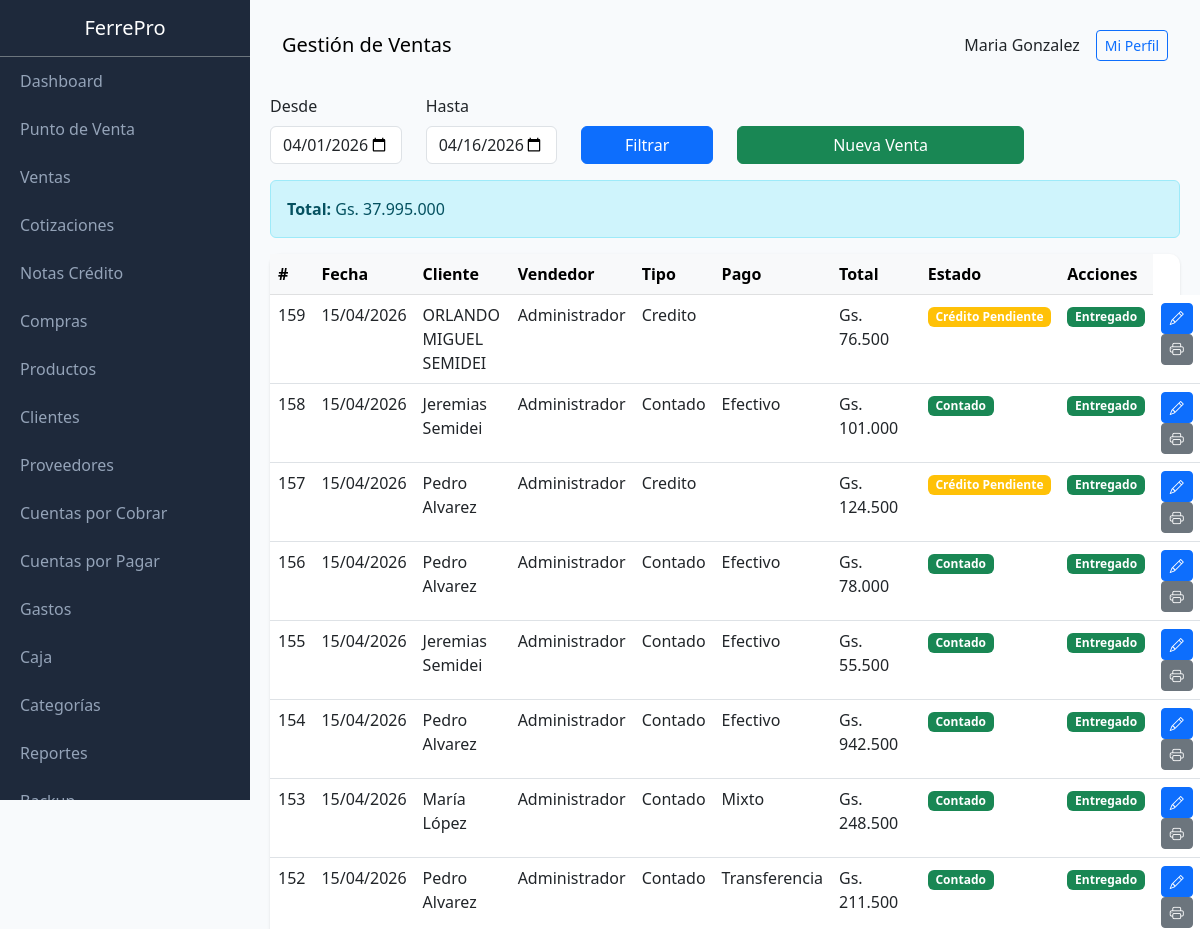
The page /public/index.php?page=sales (signed in, upper part) on the database as committed earlier.
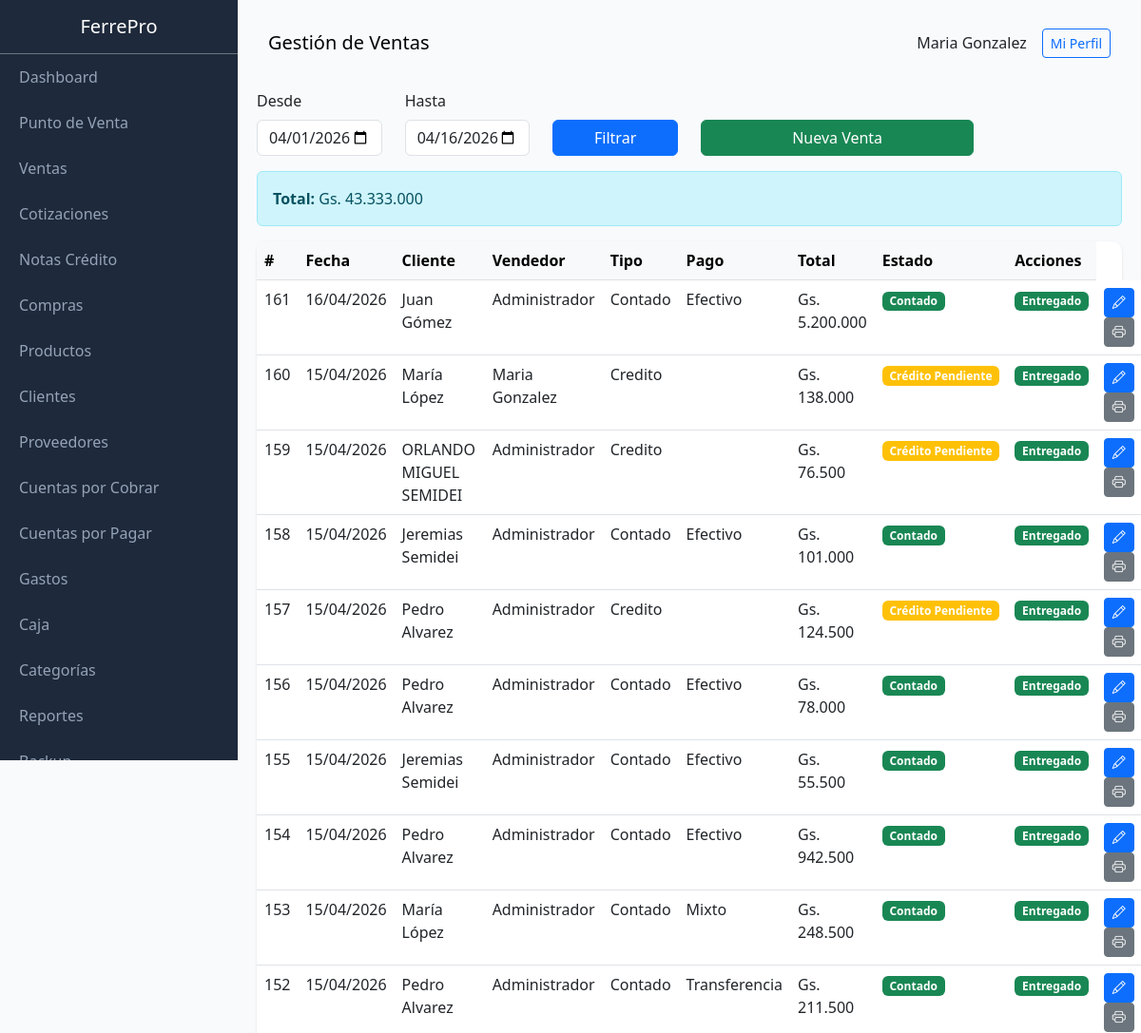
The same page on the database as committed later.
### tables this page shows
CREATE TABLE users (
                id INTEGER PRIMARY KEY AUTOINCREMENT,
                name TEXT NOT NULL,
                email TEXT UNIQUE,
                password TEXT NOT NULL,
                role TEXT DEFAULT 'vendedor',
                active INTEGER DEFAULT 1,
                created_at DATETIME DEFAULT CURRENT_TIMESTAMP
            , last_login DATETIME, last_password_change DATETIME, failed_login_attempts INTEGER DEFAULT 0, locked_until DATETIME, two_fa_enabled INTEGER DEFAULT 0, two_fa_secret TEXT);

CREATE TABLE sales (
                id INTEGER PRIMARY KEY AUTOINCREMENT,
                client_id INTEGER,
                user_id INTEGER,
                type TEXT DEFAULT 'contado',
                status TEXT DEFAULT 'pagada',
                subtotal REAL DEFAULT 0,
                discount REAL DEFAULT 0,
                total REAL DEFAULT 0,
                payment_method TEXT DEFAULT 'efectivo',
                delivery_type TEXT DEFAULT 'mostrador',
                notes TEXT,
                created_at DATETIME DEFAULT CURRENT_TIMESTAMP,
                FOREIGN KEY (client_id) REFERENCES clients(id),
                FOREIGN KEY (user_id) REFERENCES users(id)
            );

CREATE TABLE clients (
                id INTEGER PRIMARY KEY AUTOINCREMENT,
                name TEXT NOT NULL,
                document_type TEXT DEFAULT 'DNI',
                document TEXT,
                phone TEXT,
                email TEXT,
                address TEXT,
                credit_limit REAL DEFAULT 0,
                category TEXT DEFAULT 'minorista',
                balance REAL DEFAULT 0,
                active INTEGER DEFAULT 1,
                created_at DATETIME DEFAULT CURRENT_TIMESTAMP
            , credit_days INTEGER DEFAULT 30);

### class/Database.php (called while the page is built, shortened)
<?php
class Database extends PDO {
    private static $instance = null;
    private function __construct() {
        $dbPath = dirname(__DIR__) . '/storage/ferrepro.db';
        $this->initTables();
    }
    public static function getInstance() {
        if (self::$instance === null) {
            self::$instance = new self();
        }
        return self::$instance;
    }
    private function initTables() {
        $this->seedDefaultData();
    }
    private function seedDefaultData() {
        $stmt = $this->query("SELECT COUNT(*) as count FROM users");
    }
}

### class/Format.php (called while the page is built, shortened)
<?php
class Format {
    public static function money($amount) {
        $amount = floatval($amount);
        return 'Gs. ' . number_format($amount, 0, ',', '.');
    }
    public static function date($date) {
        try {
            $dateObj = new DateTime($date);
            return $dateObj->format('d/m/Y');
        } catch (Exception $e) {
            return 'Fecha inválida';
        }
    }
}

### views/sales/index.php (the view, shortened to what this page needs)
<?php
$pageTitle = 'Gestión de Ventas';
$dateFrom = $_GET['date_from'] ?? date('Y-m-01');
$dateTo = $_GET['date_to'] ?? date('Y-m-d');
$sales = db()->query("
    SELECT s.*, u.name as user_name, c.name as client_name
    FROM sales s
    LEFT JOIN users u ON s.user_id = u.id
    LEFT JOIN clients c ON s.client_id = c.id
    WHERE DATE(s.created_at) >= '$dateFrom' AND DATE(s.created_at) <= '$dateTo'
    ORDER BY s.id DESC
    LIMIT 50
")->fetchAll(PDO::FETCH_ASSOC);
$totalSales = db()->query("SELECT COALESCE(SUM(total), 0) as total FROM sales WHERE DATE(created_at) >= '$dateFrom' AND DATE(created_at) <= '$dateTo'")->fetch(PDO::FETCH_ASSOC);
$content = '
<form method="GET" class="row mb-3">
    <input type="hidden" name="page" value="sales">
    <div class="col-md-2">
        <label class="form-label">Desde</label>
        <input type="date" name="date_from" class="form-control" value="' . $dateFrom . '">
    </div>
    <div class="col-md-2">
        <label class="form-label">Hasta</label>
        <input type="date" name="date_to" class="form-control" value="' . $dateTo . '">
    </div>
    <div class="col-md-2 d-flex align-items-end">
        <button type="submit" class="btn btn-primary w-100">Filtrar</button>
    </div>
    <div class="col-md-4 d-flex align-items-end">
        <a href="?page=pos" class="btn btn-success w-100">Nueva Venta</a>
    </div>
</form>
<div class="alert alert-info">
    <strong>Total:</strong> ' . Format::money($totalSales['total']) . '
</div>
<div class="card">
    <div class="card-body p-0">
        <table class="table table-hover mb-0">
            <thead class="table-light">
                <tr>
                    <th>#</th>
                    <th>Fecha</th>
                    <th>Cliente</th>
                    <th>Vendedor</th>
                    <th>Tipo</th>
                    <th>Pago</th>
                    <th>Total</th>
                    <th>Estado</th>
                    <th>Acciones</th>
                </tr>
            </thead>
            <tbody>';
if (empty($sales)) {
    $content .= '<tr><td colspan="10" class="text-center text-muted">No hay ventas</td></tr>';
} else {
    foreach ($sales as $s) {
        $saleType = $s['type'];
        $saleStatus = $s['status'] ?? ($s['type'] === 'contado' ? 'pagada' : 'pendiente');
        $deliveryType = $s['delivery_type'] ?? 'mostrador';
        if ($saleType === 'contado') {
            $statusLabel = 'Contado';
            $statusClass = 'success';
        } else {
            if ($saleStatus === 'pagada') {
                $statusLabel = 'Crédito Pagado';
                $statusClass = 'success';
            } else {
                $statusLabel = 'Crédito Pendiente';
                $statusClass = 'warning';
            }
        }
        if ($deliveryType === 'pendiente') {
            $deliveryLabel = '<a href="?page=sales&action=deliver&id=' . $s['id'] . '" class="badge bg-warning text-decoration-none" title="Clic para marcar como entregado">Pendiente <i class="bi bi-hand-index"></i></a>';
            $deliveryAction = '';
        } else if ($deliveryType === 'delivery') {
            $deliveryLabel = '<span class="badge bg-info">Delivery</span>';
            $deliveryAction = '';
        } else {
            $deliveryLabel = '<span class="badge bg-success">Entregado</span>';
            $deliveryAction = '';
        }
        $content .= '<tr>
            <td>' . $s['id'] . '</td>
            <td>' . Format::date($s['created_at']) . '</td>
            <td>' . ($s['client_name'] ?? 'Mostrador') . '</td>
            <td>' . $s['user_name'] . '</td>
            <td>' . ucfirst($s['type']) . '</td>
            <td>' . ucfirst($s['payment_method']) . '</td>
            <td>' . Format::money($s['total']) . '</td>
            <td><span class="badge bg-' . $statusClass . '">' . $statusLabel . '</span></td>
            <td>' . $deliveryLabel . '</td>
            <td>
                <a href="?page=sales&action=edit&id=' . $s['id'] . '" class="btn btn-sm btn-primary" title="Editar"><i class="bi bi-pencil"></i></a>
                <a href="?page=sales&action=print&id=' . $s['id'] . '" class="btn btn-sm btn-secondary" target="_blank" title="Imprimir"><i class="bi bi-printer"></i></a>
                ' . $deliveryAction . '
            </td>
        </tr>';
    }
}
$content .= '</tbody>
        </table>
    </div>
</div>';

### public/index.php (shortened to what this page needs)
<?php
require_once dirname(__DIR__) . '/class/Database.php';
require_once dirname(__DIR__) . '/class/Format.php';
function db() {
    return Database::getInstance();
}
function auth() {
    return isset($_SESSION['user_id']) ? $_SESSION['user_id'] : null;
}
function user() {
    $stmt = db()->prepare("SELECT id, name, email, role FROM users WHERE id = ?");
    $stmt->execute([auth()]);
    return $stmt->fetch(PDO::FETCH_ASSOC);
}
function view($file, $data = []) {
    extract($data);
    $content = null;
    include dirname(__DIR__) . '/views/' . $file . '.php';
    include dirname(__DIR__) . '/views/layouts/main.php';
    exit;
}
$page = $_GET['page'] ?? 'home';
switch ($page) {
    case 'sales':
        $sales = db()->query("SELECT s.*, u.name as user_name, c.name as client_name FROM sales s LEFT JOIN users u ON s.user_id = u.id LEFT JOIN clients c ON s.client_id = c.id ORDER BY s.id DESC LIMIT 50")->fetchAll(PDO::FETCH_ASSOC);
        view('sales/index', compact('sales'));
        break;
}
?>

### views/layouts/main.php (shortened to what this page needs)
<!DOCTYPE html>
<html lang="es">
<head>
    <link rel="stylesheet" href="https://cdn.jsdelivr.net/npm/bootstrap@5.3.0/dist/css/bootstrap.min.css">
    <link rel="stylesheet" href="https://cdn.jsdelivr.net/npm/bootstrap-icons@1.10.0/font/bootstrap-icons.css">
</head>
<body>
    <div class="sidebar">
        <div class="p-3 text-center border-bottom border-secondary">
            <h5 class="text-white mb-0">FerrePro</h5>
        </div>
        <nav class="nav flex-column">
            <a class="nav-link" href="?page=dashboard">Dashboard</a>
            <a class="nav-link" href="?page=pos">Punto de Venta</a>
            <a class="nav-link" href="?page=sales">Ventas</a>
            <a class="nav-link" href="?page=quotes">Cotizaciones</a>
            <a class="nav-link" href="?page=credit_notes">Notas Crédito</a>
            <a class="nav-link" href="?page=purchases">Compras</a>
            <a class="nav-link" href="?page=products">Productos</a>
            <a class="nav-link" href="?page=clients">Clientes</a>
            <a class="nav-link" href="?page=providers">Proveedores</a>
            <a class="nav-link" href="?page=receivable">Cuentas por Cobrar</a>
            <a class="nav-link" href="?page=payable">Cuentas por Pagar</a>
            <a class="nav-link" href="?page=expenses">Gastos</a>
            <a class="nav-link" href="?page=cash">Caja</a>
            <a class="nav-link" href="?page=categories">Categorías</a>
            <a class="nav-link" href="?page=reports">Reportes</a>
            <a class="nav-link" href="?page=backup">Backup</a>
        </nav>
    </div>
    <div class="main-content">
        <nav class="navbar navbar-expand-lg mb-4 rounded">
            <div class="container-fluid">
                <span class="navbar-brand mb-0 h1"><?= $pageTitle ?? 'FerrePro' ?></span>
                <div class="d-flex align-items-center gap-3">
                    <span><?= user()['name'] ?? '' ?></span>
                    <a href="?page=profile" class="btn btn-sm btn-outline-primary">Mi Perfil</a>
                </div>
            </div>
        </nav>
        <?= $content ?? '' ?>
    </div>
</body>
</html>

### views/layouts/main.php (style rules this page uses)
:root { --primary: #2563eb; --dark: #1e293b; }
body { font-family: 'Segoe UI', sans-serif; background: #f8fafc; }
.sidebar { width: 250px; background: var(--dark); height: 100vh; position: fixed; top: 0; left: 0; overflow-y: auto; }
.sidebar .nav-link { color: #94a3b8; padding: 12px 20px; }
.main-content { margin-left: 250px; padding: 20px; }
.card { border: none; border-radius: 10px; box-shadow: 0 1px 3px rgba(0,0,0,0.1); }

Rows that differ between the two databases and show on the page:
added sales: id "161", created_at "16/04/2026", client.name "Juan Gómez", user.name "Administrador", type "Contado", payment_method "Efectivo", total "Gs. 5.200.000", delivery_type "Entregado"
added sales: id "160", created_at "15/04/2026", client.name "María López", user.name "Maria Gonzalez", type "Credito", total "Gs. 138.000", status "Crédito Pendiente", delivery_type "Entregado"
Other text that changed with them:
Format::money($totalSales['total']): "Gs. 37.995.000" → "Gs. 43.333.000"
